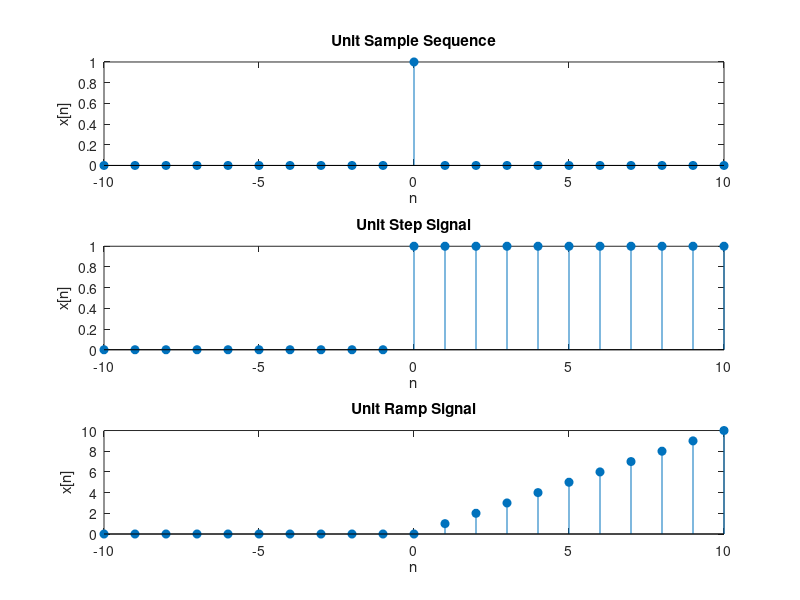

This figure's MATLAB source:
% Experiment 1: Elementary Discrete Signals
clc;
clear all;
close all;
n = -10:10;

% Unit Sample Sequence
x1 = (n == 0);
subplot(3,1,1);
stem(n, x1, 'filled');
title('Unit Sample Sequence');
xlabel('n'); ylabel('x[n]');

% Unit Step Signal
x2 = (n >= 0);
subplot(3,1,2);
stem(n, x2, 'filled');
title('Unit Step Signal');
xlabel('n'); ylabel('x[n]');

% Unit Ramp Signal
x3 = n .* (n >= 0);
subplot(3,1,3);
stem(n, x3, 'filled');
title('Unit Ramp Signal');
xlabel('n'); ylabel('x[n]');